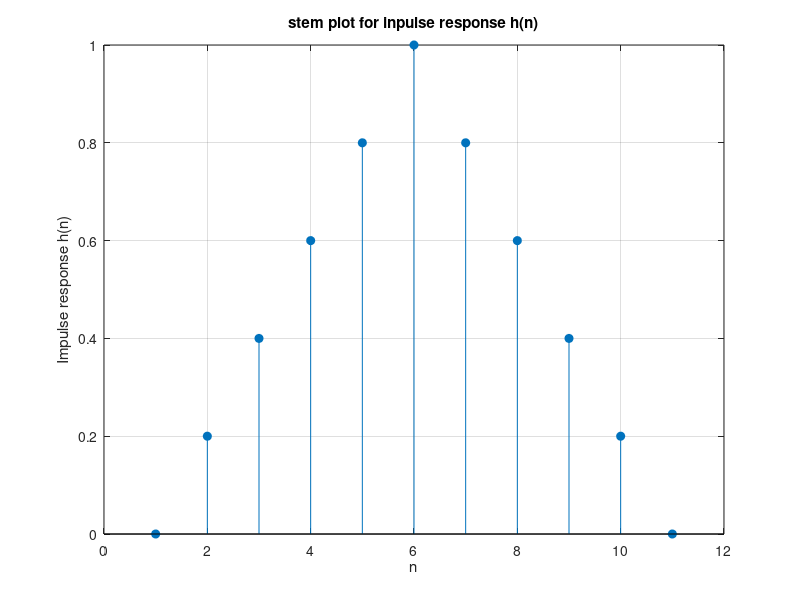
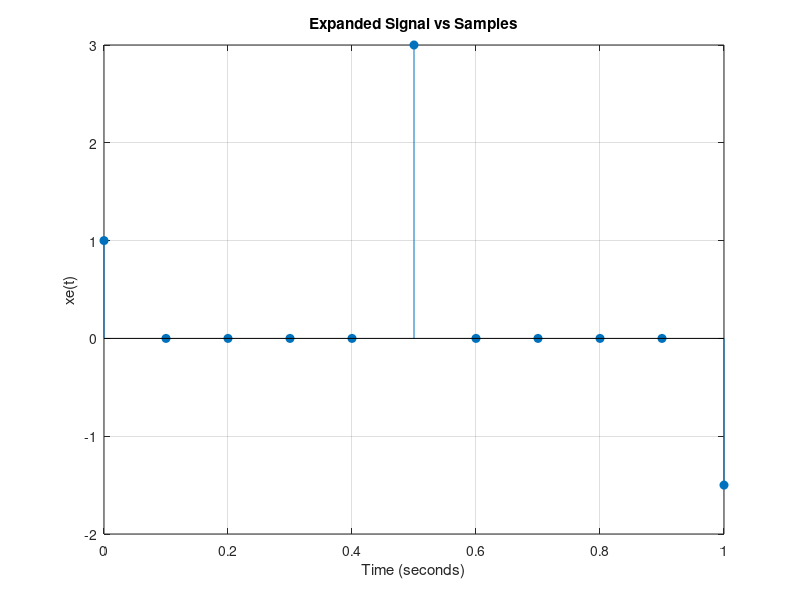
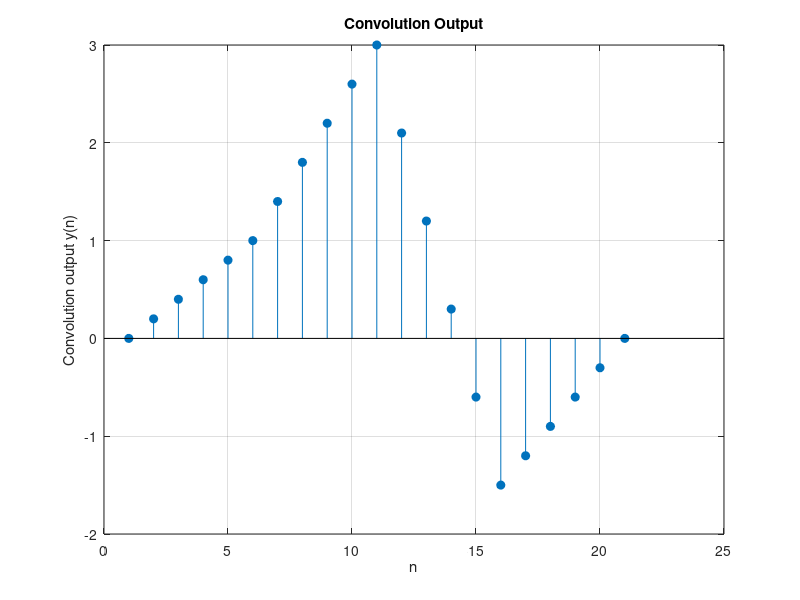
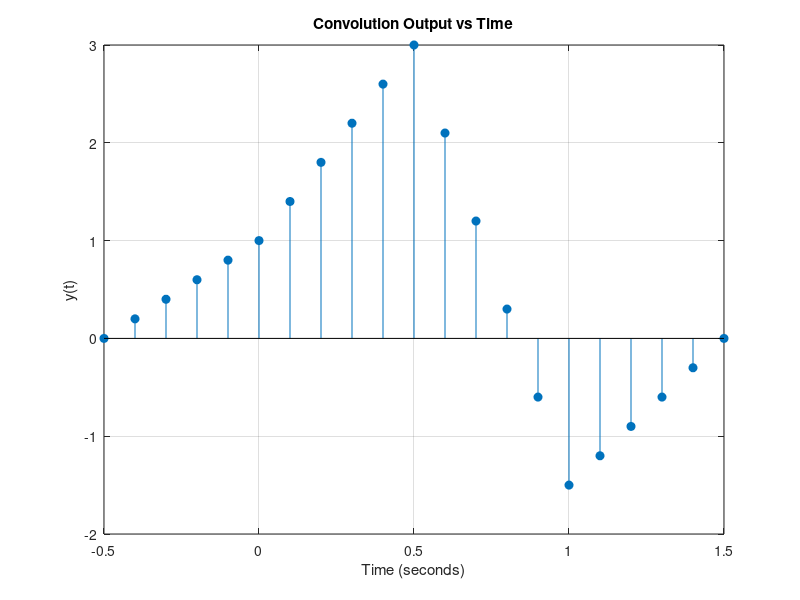

These figures' MATLAB source, in order:
clear
clc

tn = [0, 0.5, 1];
x = [1, 3, -1.5];
figure;
plot(tn, x, '-o', 'MarkerFaceColor', 'k');
xlabel('Time(s)');
ylabel('x(t)');
title('Matlab Interpolation of Signal');
grid on;

h = [0, 0.2, 0.4, 0.6, 0.8, 1.0, 0.8, 0.6, 0.4, 0.2, 0];
stem(h, 'filled');
ylabel('Impulse response h(n)');
xlabel('n');
title('stem plot for inpulse response h(n)');
grid on;

xe = [1, 0, 0, 0, 0, 3, 0, 0, 0, 0, -1.5];
t = 0:0.1:1;
figure;
stem(t, xe, 'filled');
xlabel('Time (seconds)');
ylabel('xe(t)');
title('Expanded Signal vs Samples');
grid on;

y = conv(xe, h);
figure;
stem(y, 'filled');
ylabel('Convolution output y(n)');
xlabel('n');
title('Convolution Output');
grid on;

t = -0.5:0.1:1.5;
figure;
stem(t, y, 'filled');
xlabel('Time (seconds)');
ylabel('y(t)');
title('Convolution Output vs Time');
grid on;
